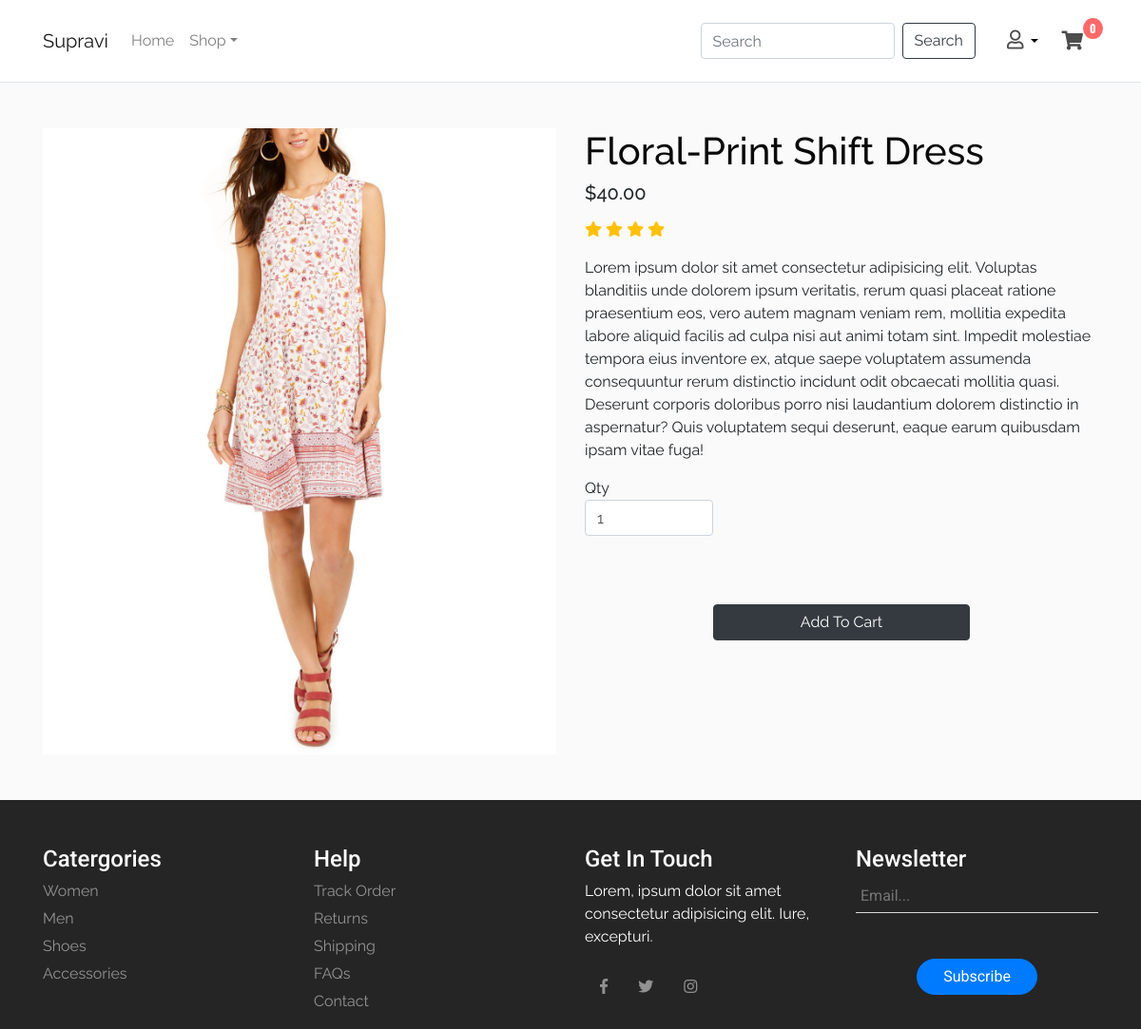
The app's page /product_details.php?id=2 with its own data.
### tables this page shows
CREATE TABLE products (
  id int(11) NOT NULL AUTO_INCREMENT PRIMARY KEY,
  product_img varchar(255) NOT NULL,
  product_name varchar(100) NOT NULL,
  product_price double(10,2) NOT NULL,
  category_id int(11) NOT NULL
);

### product_details.php (the view, shortened to what this page needs)
<?php
include 'include/header.php';
if (isset($_GET["id"])) {
    $id = $_GET["id"];
    $sql = "SELECT * FROM products WHERE id = '$id'";
    $result = mysqli_query($GLOBALS['con'], $sql);
    $product = mysqli_fetch_assoc($result);
}
?>
<!DOCTYPE html>
<html lang="en">
<head>
    <link rel="stylesheet" href="https://use.fontawesome.com/releases/v5.0.13/css/all.css"
>
    <link rel="stylesheet" href="https://stackpath.bootstrapcdn.com/bootstrap/4.1.1/css/bootstrap.min.css"
>
    <link rel="stylesheet" href="https://cdnjs.cloudflare.com/ajax/libs/ekko-lightbox/5.3.0/ekko-lightbox.css"
 />
    <link rel="stylesheet" href="style.css">
</head>
<body>
    <main class="py-5">
        <div class="container">
            <div class="row">
                <div class="col-12 col-md-6">
                    <form action="" method="POST">
                        <img src="<?php echo $product['product_img']; ?>" class="img-fluid product-img"
                            alt="product-img">
                </div>
                <div class="col-12 col-md-6">
                    <h1 class="product-name"><?php echo $product['product_name']; ?></h1>
                    <h5 class="product-price">$<?php echo $product['product_price']; ?></h5>
                    <div class="rate text-warning">
                        <i class="fas fa-star"></i>
                        <i class="fas fa-star"></i>
                        <i class="fas fa-star"></i>
                        <i class="fas fa-star"></i>
                    </div>
                    <p class="mt-3">Lorem ipsum dolor sit amet consectetur adipisicing elit. Voluptas blanditiis unde
                        dolorem ipsum
                        veritatis, rerum quasi placeat ratione praesentium eos, vero autem magnam veniam rem, mollitia
                        expedita labore aliquid facilis ad culpa nisi aut animi totam sint. Impedit molestiae tempora
                        eius inventore ex, atque saepe voluptatem assumenda consequuntur rerum distinctio incidunt odit
                        obcaecati mollitia quasi. Deserunt corporis doloribus porro nisi laudantium dolorem distinctio
                        in aspernatur? Quis voluptatem sequi deserunt, eaque earum quibusdam ipsam vitae fuga!</p>
                    <span class="qty">Qty</span>
                    <input type="number" name="qty" class="form-control w-25" id="qty" value="1" max="10" min="1"> <br>
                    <input type="submit" name="add" class="btn btn-dark mt-5 d-block w-50 mx-auto" value="Add To Cart">
                </div>
            </div>
        </div>
    </main>
    <?php include 'include/footer.php'; ?>

### style.css (style rules this page uses)
* { margin: 0; padding: 0; box-sizing: border-box; font-family: "Raleway"; }
.product-price { margin-top: 5px !important; margin-bottom: 15px !important; }
.product-name { text-decoration: none; color: #0a0a0a; }
main { background: #fafafa; }

### records on screen
products: product_img (picture), product_name "Floral-Print Shift Dress", product_price "40.00"
